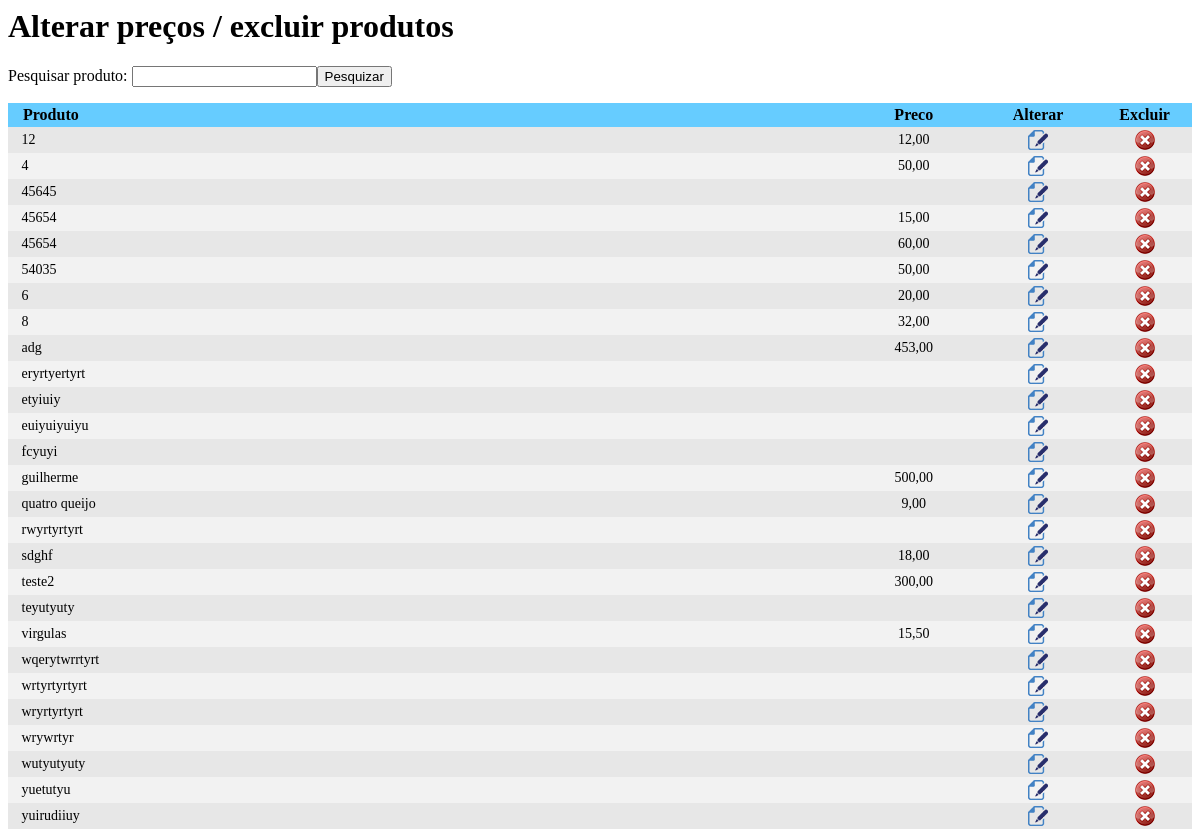
/alterapreco.php, run on an earlier commit of the app's database.
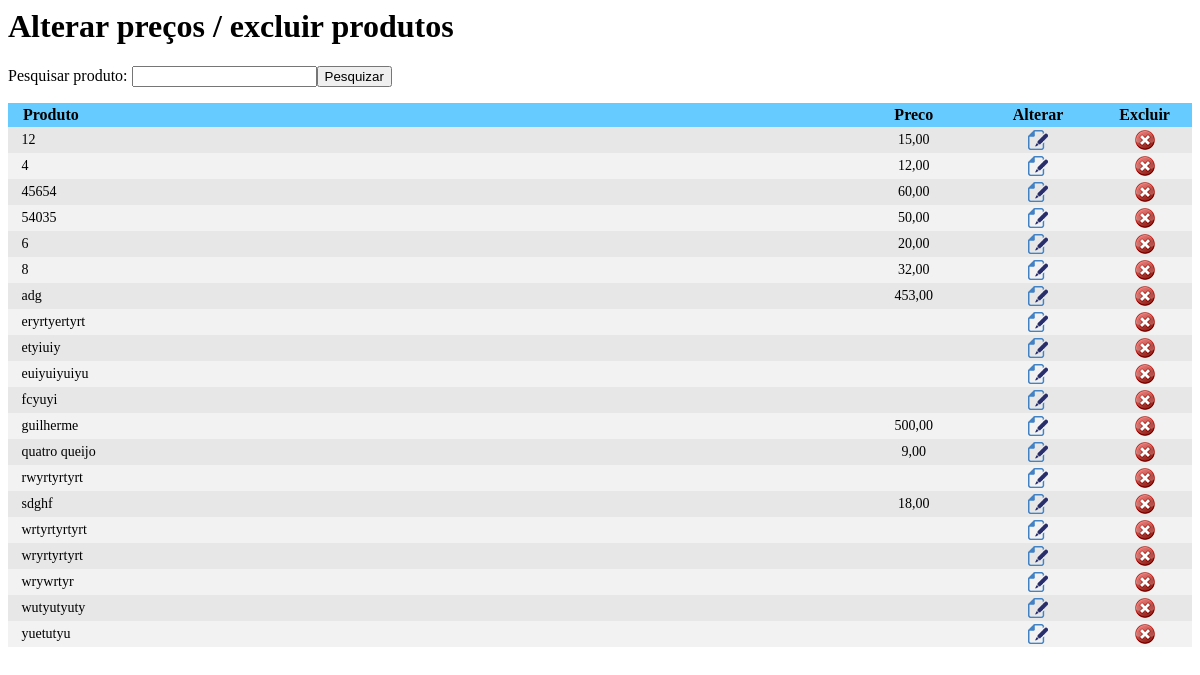
And on a later commit of the database.
### tables this page shows
CREATE TABLE `tbl_produtos` (
  `cod` int(11) NOT NULL AUTO_INCREMENT,
  `nome` varchar(150) NOT NULL,
  `img` varchar(36) NOT NULL,
  `preco` varchar(10) NOT NULL,
  `id_categoria` int(30) NOT NULL,
  `destino` int(1) NOT NULL,
  PRIMARY KEY (`cod`)
);

### alterapreco.php (the view, shortened to what this page needs)
<h1>Alterar preços / excluir produtos</h1>
<div layer="bosta">
      <form action="?btn=alterapreco&pesquizar=pesquizar" method="post" enctype="multipart/form-data">
Pesquisar produto: <input name="pesquizar" type="text" /><input name="" type="submit" value="Pesquizar" />
</form>
    </div>
<div id="boxcadProdutos">
  <div id="altera">
<table width="100%" border="0" cellpadding="3" cellspacing="0">
  <tr>
    <td width="71%" bgcolor="#66CCFF"><strong>&nbsp;&nbsp;&nbsp;Produto</strong></td>
    <td width="11%" align="center" bgcolor="#66CCFF"><strong>Preco</strong></td>
    <td width="10%" align="center" bgcolor="#66CCFF"><strong>Alterar</strong></td>
    <td width="8%" align="center" bgcolor="#66CCFF"><strong>Excluir</strong></td>
  </tr>
  	<?php
	$pesquizar = $_POST['pesquizar'];
	$sql_select = mysql_query("SELECT * FROM tbl_produtos WHERE nome like'$pesquizar%' ORDER BY nome ASC");
	while($ver = mysql_fetch_array($sql_select)){
		$background = (++$i%2) ? '#e7e7e7' : '#F2F2F2';
	?>
  <tr>
    <td style="font-size:14px;" bgcolor="<?php echo $background ?>">&nbsp;&nbsp;&nbsp;<?php echo $ver['nome'] ?></td>
    <td align="center" style="font-size:14px;" bgcolor="<?php echo $background ?>"><?php echo str_replace(".",",",$ver['preco']); ?></td>
    <td align="center" style="font-size:14px;" bgcolor="<?php echo $background ?>">
         <a href="updatePreco.php?cod=<?php echo $ver['cod']?>"
         onclick="NovaJanela(this.href,'nomeJanela','400','260','yes');return false">
         <img src="imagens/file_edit.png" width="20" height="20" border="0" />
         </a>
 </td>
    <td align="center" style="font-size:14px;" bgcolor="<?php echo $background ?>">
    <a href="javascript:confirmardel('?cod=<?php echo $ver['cod']?>')"><img src="imagens/excluir.png" width="20" height="20" border="0" /></a>
    </td>
  </tr>
  <?php } ?>
</table>
</div>
</div>

What changed in the data, as far as the page shows it:
removed tbl_produtos: nome "45645"
removed tbl_produtos: nome "45654", preco "15,00"
removed tbl_produtos: nome "teste2", preco "300,00"
removed tbl_produtos: nome "teyutyuty"
removed tbl_produtos: nome "virgulas", preco "15,50"
removed tbl_produtos: nome "wqerytwrrtyrt"
removed tbl_produtos: nome "yuirudiiuy"
changed tbl_produtos (number 1 of 20 on the later page): preco "12,00" → "15,00"
changed tbl_produtos (number 2 of 20 on the later page): preco "50,00" → "12,00"
